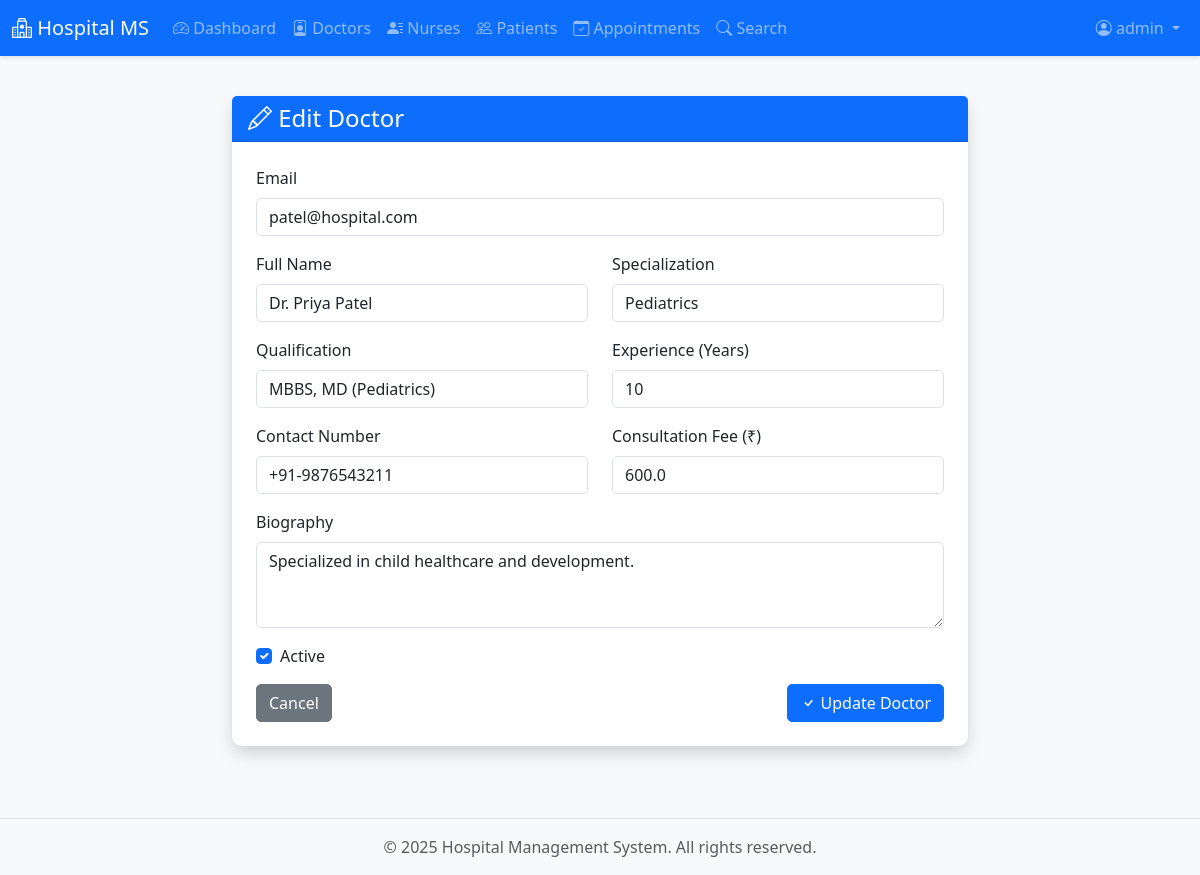
Page /admin/doctors/edit/2 (signed in) on the committed database.
### models/user.py (models this page shows, shortened)
class User(UserMixin, db.Model):
    __tablename__ = 'users'
    id = db.Column(db.Integer, primary_key=True)
    username = db.Column(db.String(80), unique=True, nullable=False, index=True)
    email = db.Column(db.String(120), unique=True, nullable=False, index=True)
    password_hash = db.Column(db.String(200), nullable=False)
    role = db.Column(db.String(20), nullable=False)  # admin, doctor, patient
    is_active = db.Column(db.Boolean, default=True, nullable=False)
    created_at = db.Column(db.DateTime, default=datetime.utcnow)
    updated_at = db.Column(db.DateTime, default=datetime.utcnow, onupdate=datetime.utcnow)
    doctor = db.relationship('Doctor', backref='user', uselist=False, lazy=True)
    patient = db.relationship('Patient', backref='user', uselist=False, lazy=True)
    nurse = db.relationship('Nurse', backref='user', uselist=False, lazy=True)
    triage = db.relationship('Triage', backref='user', uselist=False, lazy=True)
    def is_admin(self):
        return self.role == 'admin'

### models/doctor.py (models this page shows, shortened)
class Doctor(db.Model):
    __tablename__ = 'doctors'
    id = db.Column(db.Integer, primary_key=True)
    user_id = db.Column(db.Integer, db.ForeignKey('users.id'), nullable=False, unique=True)
    full_name = db.Column(db.String(100), nullable=False)
    specialization = db.Column(db.String(100), nullable=False, index=True)
    qualification = db.Column(db.String(200))
    experience_years = db.Column(db.Integer)
    contact_number = db.Column(db.String(20))
    license_number = db.Column(db.String(50), unique=True)
    consultation_fee = db.Column(db.Float, default=0.0)
    bio = db.Column(db.Text)
    is_active = db.Column(db.Boolean, default=True, nullable=False)
    is_deleted = db.Column(db.Boolean, default=False, nullable=False)
    created_at = db.Column(db.DateTime, default=datetime.utcnow)
    updated_at = db.Column(db.DateTime, default=datetime.utcnow, onupdate=datetime.utcnow)
    appointments = db.relationship('Appointment', backref='doctor', lazy='dynamic')
    availability = db.relationship('DoctorAvailability', backref='doctor', lazy='dynamic')

### routes/admin.py (the view, shortened to what this page needs)
@admin_bp.route('/doctors/edit/<int:doctor_id>', methods=['GET', 'POST'])
@admin_required
def edit_doctor(doctor_id):
    doctor = Doctor.query.get_or_404(doctor_id)
    return render_template('admin/edit_doctor.html', doctor=doctor)

### extensions.py (called while the page is built)
def init_extensions(app):
    db.init_app(app)
    login_manager.init_app(app)
    mail.init_app(app)  # ADD THIS LINE
    cache.init_app(app)  # ADD THIS LINE
    from models.user import User
    @login_manager.user_loader
    def load_user(user_id):
        return User.query.get(int(user_id))

### templates/admin/edit_doctor.html (shortened to what this page needs)
{% extends "base.html" %}
{% block content %}
<div class="container">
    <div class="row justify-content-center">
        <div class="col-lg-8">
            <div class="card shadow">
                <div class="card-header bg-primary text-white">
                    <h4 class="mb-0"><i class="bi bi-pencil"></i> Edit Doctor</h4>
                </div>
                <div class="card-body p-4">
                    <form method="POST">
                        <div class="mb-3">
                            <label class="form-label">Email</label>
                            <input type="email" class="form-control" name="email" value="{{ doctor.user.email }}">
                        </div>
                        <div class="row">
                            <div class="col-md-6 mb-3">
                                <label class="form-label">Full Name</label>
                                <input type="text" class="form-control" name="full_name" value="{{ doctor.full_name }}">
                            </div>
                            <div class="col-md-6 mb-3">
                                <label class="form-label">Specialization</label>
                                <input type="text" class="form-control" name="specialization" value="{{ doctor.specialization }}">
                            </div>
                        </div>
                        <div class="row">
                            <div class="col-md-6 mb-3">
                                <label class="form-label">Qualification</label>
                                <input type="text" class="form-control" name="qualification" value="{{ doctor.qualification or '' }}">
                            </div>
                            <div class="col-md-6 mb-3">
                                <label class="form-label">Experience (Years)</label>
                                <input type="number" class="form-control" name="experience_years" value="{{ doctor.experience_years or '' }}">
                            </div>
                        </div>
                        <div class="row">
                            <div class="col-md-6 mb-3">
                                <label class="form-label">Contact Number</label>
                                <input type="tel" class="form-control" name="contact_number" value="{{ doctor.contact_number }}">
                            </div>
                            <div class="col-md-6 mb-3">
                                <label class="form-label">Consultation Fee (₹)</label>
                                <input type="number" class="form-control" name="consultation_fee" value="{{ doctor.consultation_fee }}" step="0.01">
                            </div>
                        </div>
                        <div class="mb-3">
                            <label class="form-label">Biography</label>
                            <textarea class="form-control" name="bio" rows="3">{{ doctor.bio or '' }}</textarea>
                        </div>
                        <div class="form-check mb-3">
                            <input class="form-check-input" type="checkbox" name="is_active" id="is_active" {{ 'checked' if doctor.is_active }}>
                            <label class="form-check-label" for="is_active">Active</label>
                        </div>
                        <div class="d-flex justify-content-between">
                            <a href="{{ url_for('admin.doctors') }}" class="btn btn-secondary">Cancel</a>
                            <button type="submit" class="btn btn-primary"><i class="bi bi-check"></i> Update Doctor</button>
                        </div>
                    </form>
                </div>
            </div>
        </div>
    </div>
</div>
{% endblock %}

### templates/base.html (shortened to what this page needs)
<!DOCTYPE html>
<html lang="en">
<head>
    <link href="https://cdn.jsdelivr.net/npm/bootstrap@5.3.0/dist/css/bootstrap.min.css" rel="stylesheet">
    <link rel="stylesheet" href="https://cdn.jsdelivr.net/npm/bootstrap-icons@1.10.0/font/bootstrap-icons.css">
    <link rel="stylesheet" href="{{ url_for('static', filename='css/style.css') }}">
    <link href="https://cdn.jsdelivr.net/npm/fullcalendar@5.11.3/main.min.css" rel="stylesheet">
</head>
<body>
    {% if current_user.is_authenticated %}
    <nav class="navbar navbar-expand-lg navbar-dark bg-primary">
        <div class="container-fluid">
            <a class="navbar-brand" href="{{ url_for('main.index') }}">
                <i class="bi bi-hospital"></i> Hospital MS
            </a>
            <div class="collapse navbar-collapse" id="navbarNav">
                <ul class="navbar-nav me-auto">
                    {% if current_user.is_admin() %}
                    <li class="nav-item">
                        <a class="nav-link" href="{{ url_for('admin.dashboard') }}"><i class="bi bi-speedometer2"></i>
                            Dashboard</a>
                    </li>
                    <li class="nav-item">
                        <a class="nav-link" href="{{ url_for('admin.doctors') }}"><i class="bi bi-person-badge"></i>
                            Doctors</a>
                    </li>
                    <li class="nav-item">
                        <a class="nav-link" href="{{ url_for('admin.nurses') }}"><i class="bi bi-person-lines-fill"></i>
                            Nurses</a>
                    </li>
                    <li class="nav-item">
                        <a class="nav-link" href="{{ url_for('admin.patients') }}"><i class="bi bi-people"></i>
                            Patients</a>
                    </li>
                    <li class="nav-item">
                        <a class="nav-link" href="{{ url_for('admin.appointments') }}"><i
                                class="bi bi-calendar-check"></i> Appointments</a>
                    </li>
                    <li class="nav-item">
                        <a class="nav-link" href="{{ url_for('admin.search') }}"><i class="bi bi-search"></i> Search</a>
                    </li>
                    {% endif %}
                </ul>
                <ul class="navbar-nav">
                    <li class="nav-item dropdown">
                        <a class="nav-link dropdown-toggle" href="#" id="userDropdown" role="button"
                            data-bs-toggle="dropdown">
                            <i class="bi bi-person-circle"></i> {{ current_user.username }}
                        </a>
                    </li>
                </ul>
            </div>
        </div>
    </nav>
    {% endif %}
    <main class="container-fluid py-4">
        {% block content %}{% endblock %}
    </main>
    <footer class="bg-light text-center text-muted py-3 mt-5">
        <div class="container">
            <p class="mb-0">&copy; 2025 Hospital Management System. All rights reserved.</p>
        </div>
    </footer>
</body>
</html>

### static/css/style.css (style rules this page uses)
:root { --primary-color: #0d6efd; --success-color: #198754; --danger-color: #dc3545; --warning-color: #ffc107; --info-color: #0dcaf0; }
body { font-family: 'Segoe UI', Tahoma, Geneva, Verdana, sans-serif; background-color: #f8f9fa; min-height: 100vh; display: flex; flex-direction: column; }
main { flex: 1; }
.navbar { box-shadow: 0 2px 4px rgba(0,0,0,.1); }
.card { border: none; border-radius: 10px; box-shadow: 0 2px 8px rgba(0,0,0,.08); transition: transform 0.2s, box-shadow 0.2s; }
.btn { border-radius: 5px; transition: all 0.3s; }
.form-control, .form-select { border-radius: 5px; border: 1px solid #dee2e6; transition: border-color 0.3s, box-shadow 0.3s; }
footer { margin-top: auto; background-color: #f8f9fa; border-top: 1px solid #dee2e6; }

### rows in the picture
User: username "admin"
User: email "patel@hospital.com"
Doctor: full_name "Dr. Priya Patel", specialization "Pediatrics", qualification "MBBS, MD (Pediatrics)", experience_years "10", contact_number "+91-9876543211", consultation_fee "600.0", bio "Specialized in child healthcare and development."
